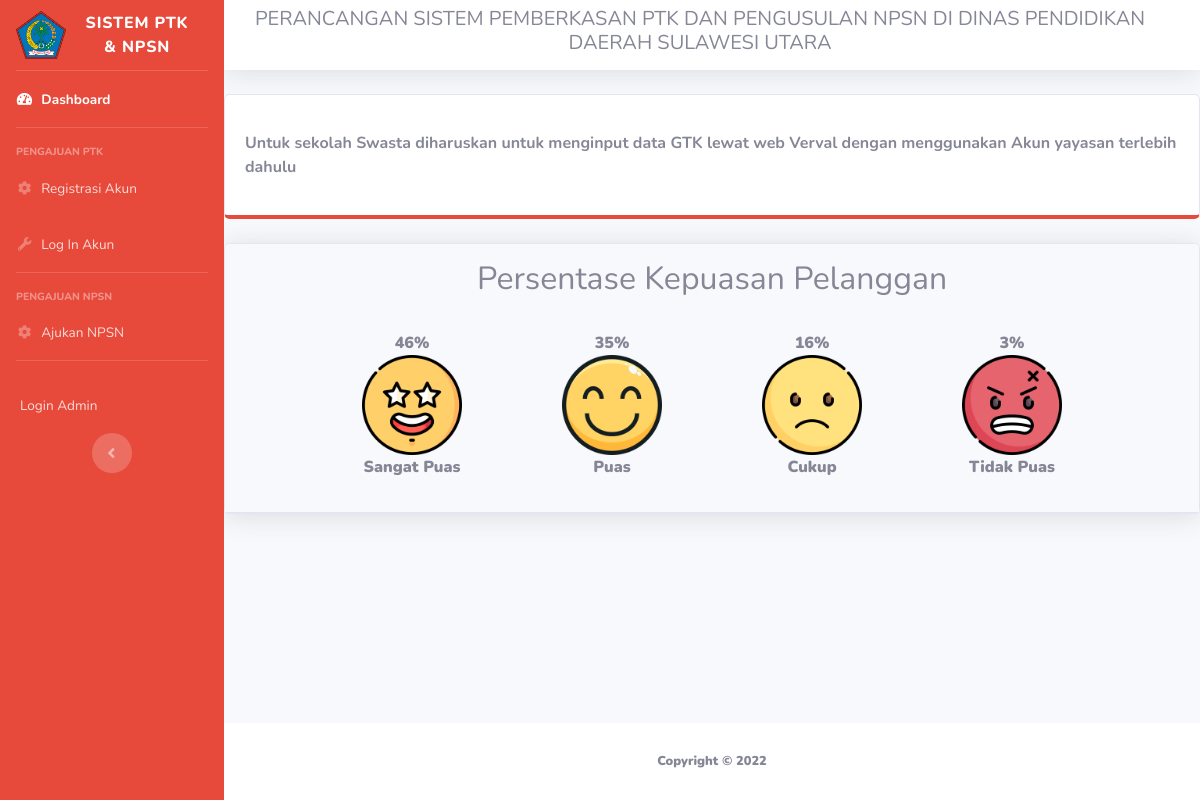
The page / on the database its author committed.
### tables this page shows
CREATE TABLE `vote_opsi` (
  `id_opsi` int(11) NOT NULL,
  `nama_opsi` varchar(150) NOT NULL,
  `thumbnail` text NOT NULL
);

### functions.php (called while the page is built, shortened)
<?php
function getPolling($id)
{
    global $koneksi;
    $sql = "SELECT * FROM voting";
    $query = $koneksi->query($sql);
    $totalVote = $query->num_rows;
    $sqlSpesifik = "SELECT * FROM voting WHERE id_opsi = '$id'";
    $querySpesifik = $koneksi->query($sqlSpesifik);
    $voteOpsi = $querySpesifik->num_rows;
    $hitungVote = '';
    if ($totalVote) {
        $hitungVote = round( ($voteOpsi/$totalVote) * 100 );
    }
    return  empty($hitungVote) ?  '0%' : $hitungVote . '%';
}

### rekap_survey.php (the view)
  <div class="card shadow mb-4">
                        <div class="card-header py-3">
                            <center>
                  <h2>Persentase Kepuasan Pelanggan</h2>
                 <br>
                  <table align="center">
      <tr>
      <?php
require 'vote-count.php';
require 'functions.php';
      $sql = "SELECT * FROM vote_opsi";
      $query = $koneksi->query($sql);
      while ( $row = $query->fetch_assoc() ) : ?>
        <td align="center" width="200px">
          <div class="persentase"><?php echo getPolling( $row['id_opsi'] );?></div>
            <img src="<?php echo $row['thumbnail'];?>" width="100" alt=""/>
            <p><?php echo $row['nama_opsi'];?></p>
        </td>
      <?php endwhile; ?>
      </tr>
    </table>
    </center>
                        </div>
                    </div>

### index.php (shortened to what this page needs)
<!DOCTYPE html>
<html lang="en">
<head>
    <link href="vendor/fontawesome-free/css/all.min.css" rel="stylesheet" type="text/css">
    <link href="css/sb-admin-2.min.css" rel="stylesheet">
</head>
<body id="page-top">
    <div id="wrapper">
        <ul class="navbar-nav bg-danger sidebar sidebar-dark accordion" id="accordionSidebar">
            <a class="sidebar-brand d-flex align-items-center justify-content-center" href="index.php">
                <div class="sidebar-brand-icon">
                    <img src="img/logo_dinas.png" width="50px">
                </div>
                <div class="sidebar-brand-text mx-3">Sistem PTK & NPSN </div>
            </a>
            <hr class="sidebar-divider my-0">
            <li class="nav-item active">
                <a class="nav-link" href="../ptk/">
                    <i class="fas fa-fw fa-tachometer-alt"></i>
                    <span>Dashboard</span></a>
            </li>
            <hr class="sidebar-divider">
            <div class="sidebar-heading">
                Pengajuan PTK
            </div>
            <li class="nav-item">
                <a class="nav-link" href="?p=reg_ptk">
                    <i class="fas fa-fw fa-cog"></i>
                    <span>Registrasi Akun</span></a>
            </li>
            <li class="nav-item">
                <a class="nav-link" href="login">
                    <i class="fas fa-fw fa-wrench"></i>
                    <span>Log In Akun</span></a>
            </li>
            <hr class="sidebar-divider">
            <div class="sidebar-heading">
              Pengajuan NPSN
            </div>
            <li class="nav-item">
                <a class="nav-link" href="NPSN/form_satu">
                    <i class="fas fa-fw fa-cog"></i>
                    <span>Ajukan NPSN</span></a>
            </li>
            <hr class="sidebar-divider d-none d-md-block">
             <li class="nav-item">
                <a class="nav-link" href="ad_login">
                    <span>Login Admin</span></a>
            </li>
            <div class="text-center d-none d-md-inline">
                <button class="rounded-circle border-0" id="sidebarToggle"></button>
            </div>
        </ul>
        <div id="content-wrapper" class="d-flex flex-column">
            <div id="content">
                <nav class="navbar navbar-expand navbar-light bg-white topbar mb-4 static-top shadow">
<h5><center>PERANCANGAN SISTEM PEMBERKASAN PTK DAN PENGUSULAN NPSN
DI DINAS PENDIDIKAN DAERAH SULAWESI UTARA</center></h5>
                    <ul class="navbar-nav ml-auto">
                        <li class="nav-item dropdown no-arrow">
                            <a class="nav-link dropdown-toggle" href="#" id="userDropdown" role="button"
                                data-toggle="dropdown" aria-haspopup="true" aria-expanded="false">
                            </a>
                        </li>
                    </ul>
                </nav>
<?php
    switch ($_GET['p'])
    {
        default :
        echo "<div class='card mb-4 py-3 border-bottom-danger'>
                                <div class='card-body'><b>
                                   Untuk sekolah Swasta diharuskan untuk menginput data GTK lewat web Verval dengan menggunakan Akun yayasan terlebih dahulu<b>
                                </div>
                            </div>";
        include ('rekap_survey.php');
        break;
    }
    ?>
    <br>
            </div>
            <footer class="sticky-footer bg-white">
                <div class="container my-auto">
                    <div class="copyright text-center my-auto">
                        <span>Copyright &copy; 2022</span>
                    </div>
                </div>
            </footer>
        </div>
    </div>
</body>
</html>

### rows shown on the page
vote_opsi: id_opsi "46%", thumbnail (picture), nama_opsi "Sangat Puas"
vote_opsi: id_opsi "35%", thumbnail (picture), nama_opsi "Puas"
vote_opsi: id_opsi "16%", thumbnail (picture), nama_opsi "Cukup"
vote_opsi: id_opsi "3%", thumbnail (picture), nama_opsi "Tidak Puas"
